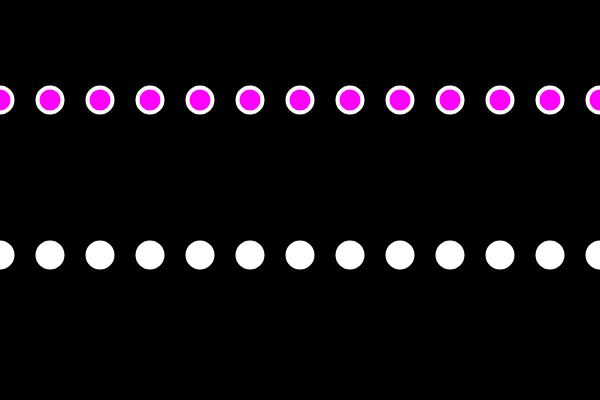
Frame 1 (no input)
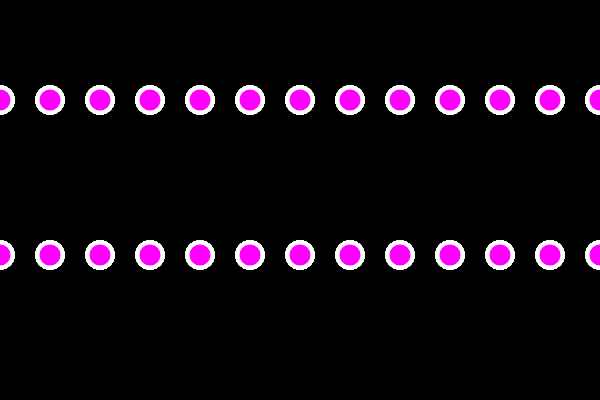
Frame 60 (no input)
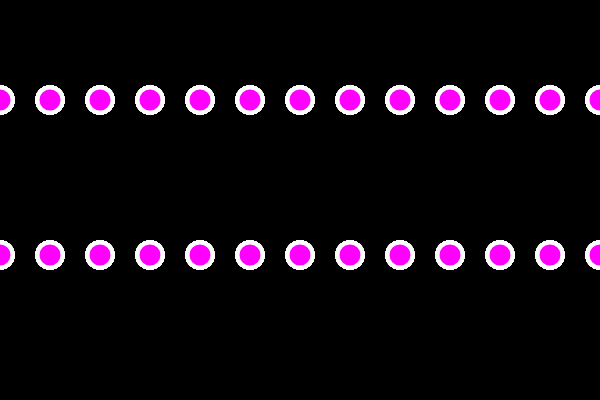
Frame 120 (the mouse pressed at the canvas centre since frame 60)

The p5.js sketch that drew these frames (run headless with seeded random() and noise() and a simulated clock; from frame 60 on, the mouse is pressed at the canvas centre):

// p5.js sketch
// ── sketch.js
function setup(){
    createCanvas(600,400);
    background(0);
}

function draw(){
    strokeWeight(4);
    stroke(255);
    
     var x = 0;
     while(x<650){
         ellipse(x, 255, 25, 25);
         x = x + 50;
    }
    
    for(var x = 0; x < 650; x = x + 50){
        fill(255,0,255);
        ellipse(x, 100, 25, 25);
    }
}
